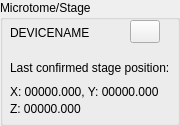
         <widget class="QGroupBox" name="groupBox_stage">
          <property name="minimumSize">
           <size>
            <width>0</width>
            <height>121</height>
           </size>
          </property>
          <property name="title">
           <string>Microtome/Stage</string>
          </property>
          <widget class="QPushButton" name="pushButton_microtomeSettings">
           <property name="geometry">
            <rect>
             <x>130</x>
             <y>20</y>
             <width>30</width>
             <height>23</height>
            </rect>
           </property>
           <property name="text">
            <string/>
           </property>
          </widget>
          <widget class="QLabel" name="label_microtome">
           <property name="geometry">
            <rect>
             <x>10</x>
             <y>25</y>
             <width>121</width>
             <height>16</height>
            </rect>
           </property>
           <property name="text">
            <string>DEVICENAME</string>
           </property>
          </widget>
          <widget class="QLabel" name="label_currentStageZ">
           <property name="geometry">
            <rect>
             <x>10</x>
             <y>101</y>
             <width>81</width>
             <height>16</height>
            </rect>
           </property>
           <property name="text">
            <string>Z: 00000.000</string>
           </property>
          </widget>
          <widget class="QLabel" name="label_lcsp">
           <property name="geometry">
            <rect>
             <x>10</x>
             <y>52</y>
             <width>161</width>
             <height>31</height>
            </rect>
           </property>
           <property name="text">
            <string>Last confirmed stage position:</string>
           </property>
           <property name="wordWrap">
            <bool>true</bool>
           </property>
          </widget>
          <widget class="QLabel" name="label_currentStageXY">
           <property name="geometry">
            <rect>
             <x>10</x>
             <y>84</y>
             <width>161</width>
             <height>16</height>
            </rect>
           </property>
           <property name="text">
            <string>X: 00000.000, Y: 00000.000</string>
           </property>
          </widget>
         </widget>
